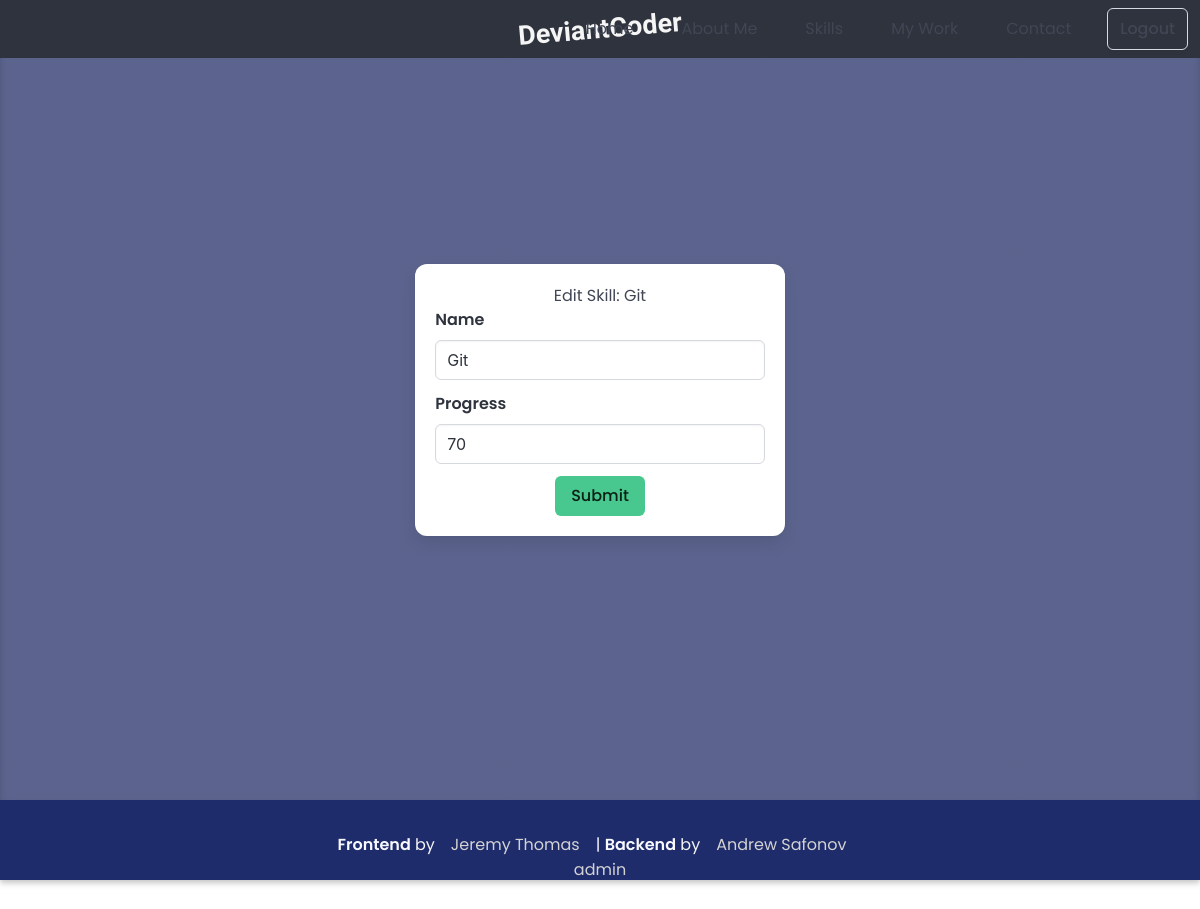
/edit-skill/b0dc7e59-f670-4775-80bb-073c04540d2c/ (signed in), run on an earlier commit of the app's database.
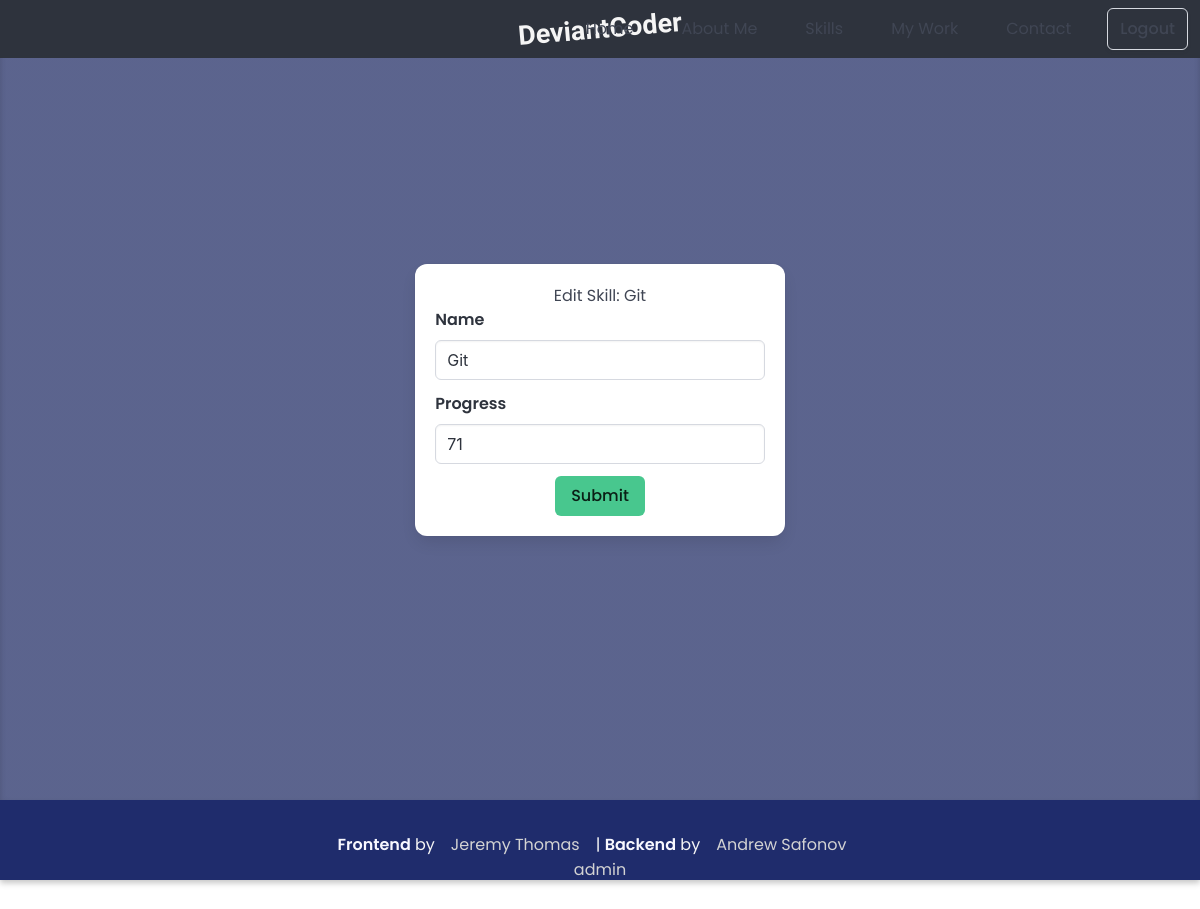
And on a later commit of the database.
### portfolio/models.py (models this page shows, shortened)
class Skill(models.Model):
    name = models.CharField(max_length=50, null=True, blank=True)
    progress = models.IntegerField(default=0, validators=[
        MinValueValidator(0),
        MaxValueValidator(100)
    ])
    id = models.UUIDField(default=uuid4, unique=True, editable=False, primary_key=True)

### portfolio/views.py (the view)
# urls.py: path('edit-skill/<str:pk>/', views.edit_skill, name='edit_skill'),
@login_required(login_url='/')
def edit_skill(request, pk):
    skill = get_object_or_404(Skill, id=pk)
    page_title = f'Edit Skill: {skill.name}'
    form = SkillForm(instance=skill)
    if request.method == 'POST':
        form = SkillForm(request.POST, instance=skill)
        if form.is_valid():
            form.save()
            messages.info(request, 'Skill was saved')
            return redirect('/')
    context = {
        'page_title': page_title,
        'form': form,
    }
    return render(request, 'portfolio/object_form.html', context)

### portfolio/forms.py
class SkillForm(forms.ModelForm):
    class Meta:
        model = Skill
        fields = '__all__'
        widgets = {
            'name': forms.TextInput(attrs={
                'class': 'input', 'placeholder': 'Title'
            }),
            'progress': forms.NumberInput(attrs={
                'class': 'input', 'placeholder': 'Progress'
            }),
        }

### portfolio/templates/portfolio/object_form.html (shortened to what this page needs)
{% extends 'main.html' %}
{% block content %}
    <section class="hero is-info is-fullheight">
        <div class="hero-body">
            <div class="container">
                <div class="columns is-centered">
                    <div class="column is-two-fifths">
                        <form method="POST" class="box" enctype="multipart/form-data">
                            <div class="has-text-centered">
                                <h3>{{ page_title }}</h3>
                            </div>
                            {% for field in form %}
                            <div class="field">
                                <label class="label">{{ field.label }}</label>
                                <div class="control">
                                    {{ field }}
                                </div>
                            </div>
                            {% endfor %}
                            <p class="mt-2">
                            <div class="has-text-centered">
                                <div class="control">
                                    <button class="button is-success" type="submit">Submit</button>
                                </div>
                            </div>
                            </p>
                        </form>
                    </div>
                </div>
            </div>
        </div>
    </section>
{% endblock %}

What changed in the data, as far as the page shows it:
changed Skill "Git": progress "70" → "71"
